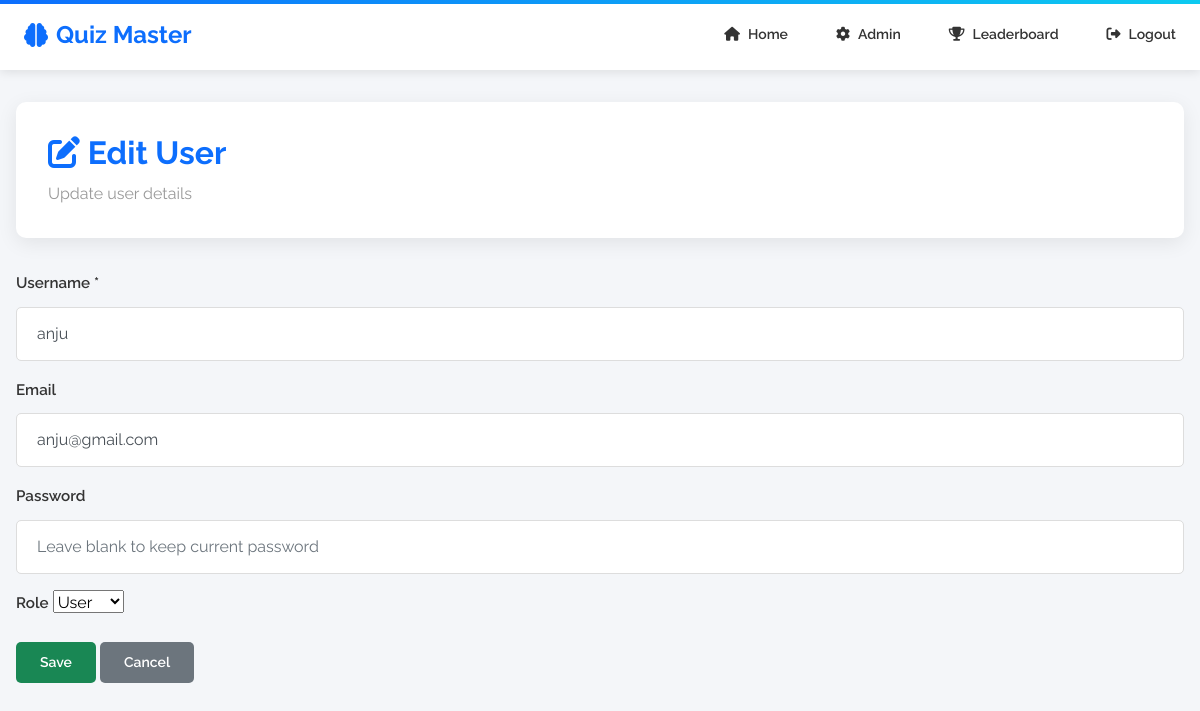
Page /admin/user/edit/5 (signed in) on the committed database.
### app/models.py (models this page shows, shortened)
class User(UserMixin, db.Model):
    id = db.Column(db.Integer, primary_key=True)
    username = db.Column(db.String(80), unique=True, nullable=False)
    email = db.Column(db.String(120), unique=True, nullable=True)
    password_hash = db.Column(db.String(128), nullable=False)
    role = db.Column(db.String(20), default=Role.USER)
    attempts = db.relationship('Attempt', backref='user', lazy=True)
    def is_admin(self):
        return self.role == Role.ADMIN

### app/admin/routes.py (the view, shortened to what this page needs)
@admin_bp.route('/user/edit/<int:user_id>', methods=['GET','POST'])
@login_required
@admin_required
def edit_user(user_id):
    u = User.query.get_or_404(user_id)
    return render_template('admin/user_form.html', user=u)

### app/admin/routes.py (called while the page is built)
def admin_required(f):
    from functools import wraps
    @wraps(f)
    def wrapper(*args, **kwargs):
        if not current_user.is_authenticated or not current_user.is_admin():
            flash('Admin access required', 'danger')
            return redirect(url_for('auth.login'))
        return f(*args, **kwargs)
    return wrapper

### app/models.py (called while the page is built)
@login_manager.user_loader
def load_user(user_id):
    return User.query.get(int(user_id))

### app/templates/admin/user_form.html (shortened to what this page needs)
{% extends 'base.html' %}
{% block content %}
<div class="admin-container">
  <div class="admin-wrapper">
    <div class="admin-header">
      <h1>{% if user %}<i class="fas fa-edit"></i> Edit User{% else %}<i class="fas fa-user-plus"></i> New User{% endif %}</h1>
      <p>{% if user %}Update user details{% else %}Create a new user account{% endif %}</p>
    </div>
    <div class="form-card">
      <form method="post">
        <div class="mb-3">
          <label class="form-label">Username *</label>
          <input type="text" id="username" name="username" class="form-control form-control-lg" placeholder="Username" required value="{{ user.username if user else '' }}">
        </div>
        <div class="mb-3">
          <label class="form-label">Email</label>
          <input type="email" id="email" name="email" class="form-control form-control-lg" placeholder="Email (optional)" value="{{ user.email if user else '' }}">
        </div>
        <div class="mb-3">
          <label class="form-label">Password {% if not user %}*{% endif %}</label>
          <input type="password" name="password" class="form-control form-control-lg" {% if not user %}required{% endif %} placeholder="Leave blank to keep current password">
        </div>
        <div class="mb-3">
          <label class="form-label">Role</label>
          <select name="role" id="role" class="form-select form-select-lg" aria-label="User role" title="User role">
            <option value="user" {% if not user or user.role=='user' %}selected{% endif %}>User</option>
          </select>
        </div>
        <div class="form-actions">
          <button class="btn btn-success btn-lg" type="submit">Save</button>
          <a class="btn btn-secondary btn-lg" href="{{ url_for('admin.users') }}">Cancel</a>
        </div>
      </form>
    </div>
  </div>
</div>
{% endblock %}

### app/static/css/professional.css (style rules this page uses)
:root { --primary-color: #0d6efd; --secondary-color: #6c757d; --success-color: #198754; --danger-color: #dc3545; --warning-color: #ffc107; --light-color: #f8f9fa; --dark-color: #212529; }
* { margin: 0; padding: 0; box-sizing: border-box; }
body { font-family: 'Raleway', 'Segoe UI', sans-serif; background-color: #f4f6f9; color: #444; line-height: 1.6; }
.btn { padding: 10px 24px !important; border-radius: 5px !important; font-weight: 600 !important; border: none !important; transition: all 0.3s ease !important; font-size: 14px; display: inline-flex; align-items: center; gap: 0.5rem; }
.btn-secondary { background: #6c757d !important; color: white !important; }
.btn-success { background: #198754 !important; color: white !important; }
.form-label { font-weight: 600; color: #333; font-size: 0.95rem; margin-bottom: 0.7rem; }
.form-control { border: 1px solid #ddd; border-radius: 5px; padding: 0.75rem 1rem; font-size: 0.95rem; transition: all 0.3s ease; }
.form-control-lg { padding: 0.875rem 1.25rem; font-size: 1rem; }
.admin-container { min-height: calc(100vh - 70px); background-color: #f4f6f9; padding: 2rem 1rem; display: flex; align-items: flex-start; justify-content: center; }
.admin-wrapper { width: 100%; max-width: 1200px; }
.admin-header { background: white; border-radius: 10px; padding: 2rem; margin-bottom: 2rem; box-shadow: 0 5px 20px rgba(0, 0, 0, 0.08); }
.admin-header h1 { color: #0d6efd; font-size: 2rem; font-weight: 700; margin: 0; }
.admin-header p { color: #999; margin: 0.5rem 0 0 0; }

### rows in the picture
User: username "anju", email "anju@gmail.com", role "User"
